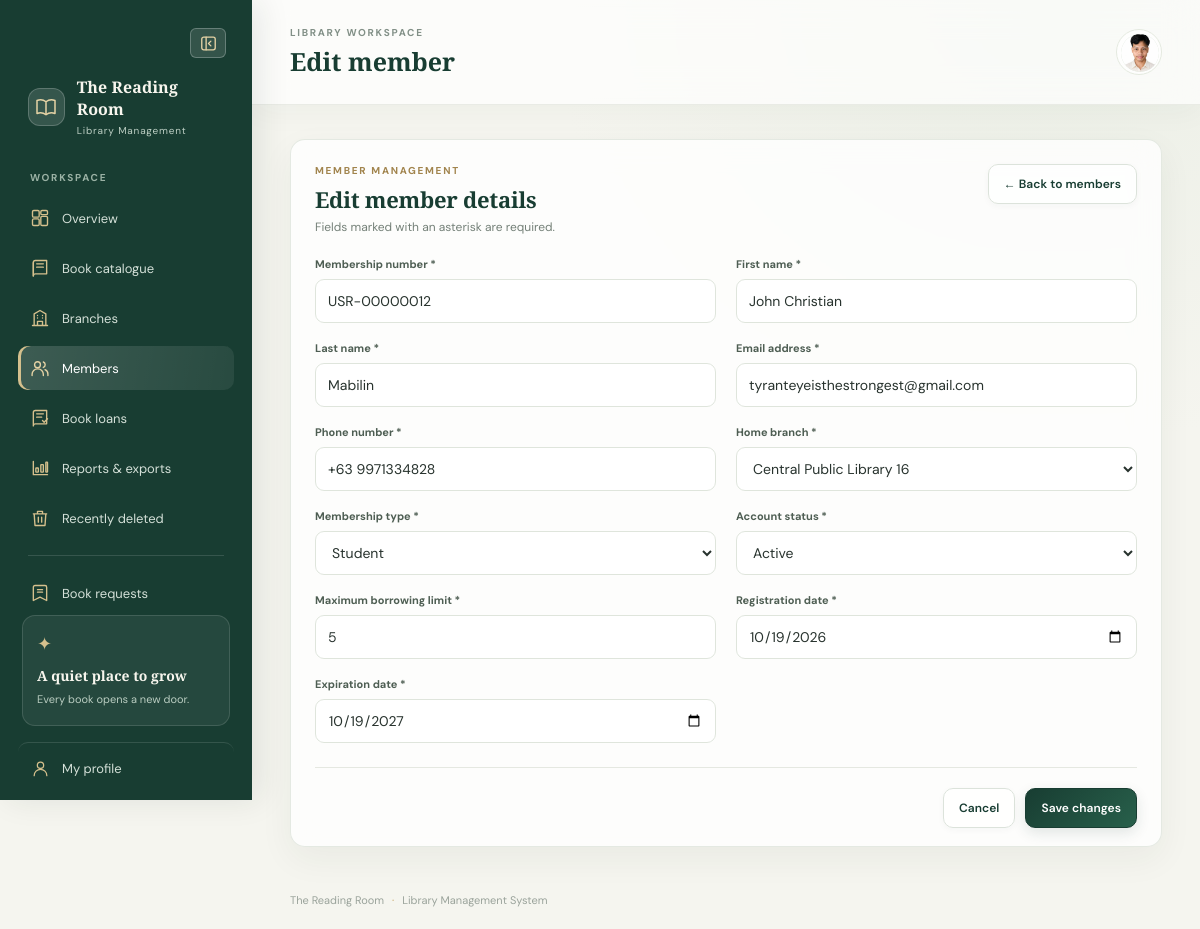
Screenshot of /members/edit.php?id=1029 (signed in) with the database file from the repository.
### tables this page shows
CREATE TABLE IF NOT EXISTS `members` (
  `member_id` int NOT NULL AUTO_INCREMENT,
  `membership_number` varchar(30) NOT NULL,
  `first_name` varchar(50) NOT NULL,
  `last_name` varchar(50) NOT NULL,
  `email` varchar(100) NOT NULL,
  `phone_number` varchar(25) NOT NULL,
  `home_branch_id` int NOT NULL,
  `membership_type` enum('Student','Faculty','Regular','Senior','Corporate') NOT NULL,
  `account_status` enum('Active','Suspended','Expired','Pending') NOT NULL,
  `max_borrow_limit` int NOT NULL DEFAULT '5',
  `registration_date` date NOT NULL,
  `expiration_date` date NOT NULL,
  `user_id` int unsigned DEFAULT NULL,
  PRIMARY KEY (`member_id`),
  UNIQUE KEY `membership_number` (`membership_number`),
  UNIQUE KEY `email` (`email`),
  UNIQUE KEY `uq_members_user_id` (`user_id`),
  KEY `fk_members_branch` (`home_branch_id`),
  CONSTRAINT `fk_members_branch` FOREIGN KEY (`home_branch_id`) REFERENCES `branches` (`branch_id`) ON DELETE RESTRICT ON UPDATE CASCADE,
  CONSTRAINT `fk_members_user` FOREIGN KEY (`user_id`) REFERENCES `users` (`user_id`) ON DELETE SET NULL ON UPDATE CASCADE
);

CREATE TABLE IF NOT EXISTS `branches` (
  `branch_id` int NOT NULL AUTO_INCREMENT,
  `branch_code` varchar(20) NOT NULL,
  `branch_name` varchar(100) NOT NULL,
  `street_address` varchar(150) NOT NULL,
  `city` varchar(80) NOT NULL,
  `state_province` varchar(80) NOT NULL,
  `postal_code` varchar(20) NOT NULL,
  `contact_phone` varchar(25) NOT NULL,
  `contact_email` varchar(100) NOT NULL,
  `opening_time` time NOT NULL,
  `closing_time` time NOT NULL,
  `capacity` int NOT NULL,
  `established_date` date NOT NULL,
  PRIMARY KEY (`branch_id`),
  UNIQUE KEY `branch_code` (`branch_code`)
);

### members/edit.php (called while the page is built, shortened)
<?php
require __DIR__ . '/../includes/auth.php';
require __DIR__ . '/../database.php';
$isEdit = true;
$id = filter_input(INPUT_GET, 'id', FILTER_VALIDATE_INT);
$stmt = mysqli_prepare($conn, 'SELECT * FROM members WHERE member_id = ?');
mysqli_stmt_bind_param($stmt, 'i', $id);
mysqli_stmt_execute($stmt);
$result = mysqli_stmt_get_result($stmt);
$member = mysqli_fetch_assoc($result);
require __DIR__ . '/../includes/header.php';
require __DIR__ . '/form.php';
require __DIR__ . '/../includes/footer.php';

### includes/auth.php (called while the page is built, shortened)
<?php
function e($value): string
{
    return htmlspecialchars((string) ($value ?? ''), ENT_QUOTES, 'UTF-8');
}

### members/form.php (the view, shortened to what this page needs)
<?php
$membershipTypes = ['Student', 'Faculty', 'Regular', 'Senior', 'Corporate'];
$statuses = ['Active', 'Suspended', 'Expired', 'Pending'];
$branches = mysqli_query(
    $conn,
    'SELECT branch_id, branch_name FROM branches ORDER BY branch_name'
);
function member_field_value($key, $member)
{
    return e($member[$key] ?? '');
}
?>
<section class="panel form-panel">
    <div class="panel-heading">
        <div>
            <div class="eyebrow">MEMBER MANAGEMENT</div>
            <h2><?= $isEdit ? 'Edit member details' : 'Add a new member' ?></h2>
            <p>Fields marked with an asterisk are required.</p>
        </div>
        <a class="button button-outline" href="index.php">
            ← Back to members
        </a>
    </div>
    <form method="post" class="record-form" data-confirm-message="<?= $isEdit
        ? 'Save these changes to this member record?'
        : 'Add this member to the library records?' ?>" data-confirm-title="<?= $isEdit
          ? 'Confirm member changes'
          : 'Confirm new member' ?>" data-confirm-action="<?= $isEdit
            ? 'Save changes'
            : 'Add member' ?>">
        <div class="form-grid">
            <div class="form-field">
                <label for="membership_number">Membership number *</label>
                <input id="membership_number" name="membership_number" maxlength="30" required
                    value="<?= member_field_value('membership_number', $member) ?>">
            </div>
            <div class="form-field">
                <label for="first_name">First name *</label>
                <input id="first_name" name="first_name" maxlength="50" required
                    value="<?= member_field_value('first_name', $member) ?>">
            </div>
            <div class="form-field">
                <label for="last_name">Last name *</label>
                <input id="last_name" name="last_name" maxlength="50" required
                    value="<?= member_field_value('last_name', $member) ?>">
            </div>
            <div class="form-field">
                <label for="email">Email address *</label>
                <input id="email" name="email" type="email" maxlength="100" required
                    value="<?= member_field_value('email', $member) ?>">
            </div>
            <div class="form-field">
                <label for="phone_number">Phone number *</label>
                <input id="phone_number" name="phone_number" maxlength="25" required
                    value="<?= member_field_value('phone_number', $member) ?>">
            </div>
            <div class="form-field">
                <label for="home_branch_id">Home branch *</label>
                <select id="home_branch_id" name="home_branch_id" required>
                    <?php if ($branches): ?>
                        <?php while ($branch = mysqli_fetch_assoc($branches)): ?>
                            <option value="<?= (int) $branch['branch_id'] ?>" <?= (string) ($member['home_branch_id'] ?? '') ===
                                   (string) $branch['branch_id'] ? 'selected' : '' ?>>
                                <?= e($branch['branch_name']) ?>
                            </option>
                        <?php endwhile; ?>
                    <?php endif; ?>
                </select>
            </div>
            <div class="form-field">
                <label for="membership_type">Membership type *</label>
                <select id="membership_type" name="membership_type" required>
                    <?php foreach ($membershipTypes as $type): ?>
                        <option value="<?= e($type) ?>" <?= ($member['membership_type'] ?? '') === $type
                              ? 'selected' : '' ?>>
                            <?= e($type) ?>
                        </option>
                    <?php endforeach; ?>
                </select>
            </div>
            <div class="form-field">
                <label for="account_status">Account status *</label>
                <select id="account_status" name="account_status" required>
                    <?php foreach ($statuses as $status): ?>
                        <option value="<?= e($status) ?>" <?= ($member['account_status'] ?? '') === $status
                              ? 'selected' : '' ?>>
                            <?= e($status) ?>
                        </option>
                    <?php endforeach; ?>
                </select>
            </div>
            <div class="form-field">
                <label for="max_borrow_limit">Maximum borrowing limit *</label>
                <input id="max_borrow_limit" name="max_borrow_limit" type="number" min="1" required
                    value="<?= member_field_value('max_borrow_limit', $member) ?>">
            </div>
            <div class="form-field">
                <label for="registration_date">Registration date *</label>
                <input id="registration_date" name="registration_date" type="date" required
                    value="<?= member_field_value('registration_date', $member) ?>">
            </div>
            <div class="form-field">
                <label for="expiration_date">Expiration date *</label>
                <input id="expiration_date" name="expiration_date" type="date" required
                    value="<?= member_field_value('expiration_date', $member) ?>">
            </div>
        </div>
        <div class="form-actions">
            <a class="button button-outline" href="index.php">Cancel</a>
            <button class="button button-primary" type="submit">
                <?= $isEdit ? 'Save changes' : 'Create member record' ?>
            </button>
        </div>
    </form>
</section>

### assets/css/style.css (style rules this page uses)
:root { --forest: #183d32; --emerald: #245746; --ivory: #f7f3ea; --gold: #c5a15d; --sage: #dde7de; --ink: #28332e; --muted: #748078; --line: #e5e8e1; --glass: rgba(255, 255, 255, 0.78); --shadow: 0 18px 50px rgba(31, 57, 43, 0.08); }
* { box-sizing: border-box; }
body { margin: 0; background: #f5f5ef; color: var(--ink); font-family: "DM Sans", Arial, sans-serif; font-size: 14px; }
a { color: inherit; text-decoration: none; }
button, input, select { font: inherit; }
button, a, select { transition: all 0.18s ease; }
.nav-label, .eyebrow { font-size: 10px; letter-spacing: 1.7px; font-weight: 700; color: #829087; }
.stat-card, .panel { background: var(--glass); border: 1px solid rgba(255, 255, 255, 0.9); box-shadow: var(--shadow); backdrop-filter: blur(14px); border-radius: 15px; }
.panel { padding: 24px 24px 18px; margin-bottom: 22px; }
.panel-heading { display: flex; align-items: center; justify-content: space-between; gap: 20px; margin-bottom: 22px; }
.panel-heading h2 { font: 600 22px "Playfair Display", Georgia, serif; color: var(--forest); margin: 7px 0 5px; }
.panel-heading p { margin: 0; color: var(--muted); font-size: 12px; }
.button { border: 1px solid transparent; border-radius: 9px; padding: 11px 15px; display: inline-flex; align-items: center; justify-content: center; gap: 10px; cursor: pointer; font-weight: 600; font-size: 12px; white-space: nowrap; }
.button-primary { border-color: var(--forest); background: var(--forest); color: white; box-shadow: 0 5px 14px rgba(24, 61, 50, 0.12); }
.button-outline { border-color: #dce3db; background: rgba(255, 255, 255, 0.7); color: var(--forest); }
.filter-bar select, .form-field select, .form-field input, .search-field input { height: 42px; border: 1px solid #dfe5dc; border-radius: 9px; background: #fff; padding: 0 12px; color: var(--ink); outline: none; }
.form-grid { display: grid; grid-template-columns: repeat(2, minmax(0, 1fr)); gap: 18px 20px; }
.form-field { display: flex; flex-direction: column; gap: 8px; }
.form-field label, .login-card label { font-size: 11px; font-weight: 700; color: #4e5e53; }
.form-field input, .form-field select { width: 100%; height: 44px; }
.form-actions { display: flex; justify-content: flex-end; gap: 10px; margin-top: 24px; padding-top: 20px; border-top: 1px solid var(--line); }
body:not(.login-page) { background: radial-gradient(ellipse at 88% 0%, rgba(219, 229, 215, .38), transparent 34%), #f5f5ef; }
.panel { border-color: rgba(222, 228, 219, .8); box-shadow: 0 12px 34px rgba(31, 57, 43, .055); }
.panel-heading { align-items: flex-start; }
.panel-heading .eyebrow { color: #a1844d; }
.panel-heading h2 { letter-spacing: -.25px; }
.button { min-height: 40px; border-radius: 10px; letter-spacing: .05px; }
.button-primary { background: linear-gradient(135deg, #183d32, #28604b); }
.button-outline { box-shadow: 0 2px 7px rgba(31,57,43,.035); }
.filter-bar select, .filter-bar input, .form-field input, .form-field select, .form-field textarea { border-color: #dfe5dc; border-radius: 9px; background-color: rgba(255,255,255,.92); }

### rows the page displays
members: membership_number "USR-00000012", first_name "John Christian", last_name "Mabilin", email "tyranteyeisthestrongest@gmail.com", phone_number "+63 9971334828", home_branch_id "Central Public Library 16", max_borrow_limit "5", registration_date "10/19/2026", expiration_date "10/19/2027"

### other values shown
$pageTitle "Edit member"
form field membership_type "Student"
form field account_status "Active"
